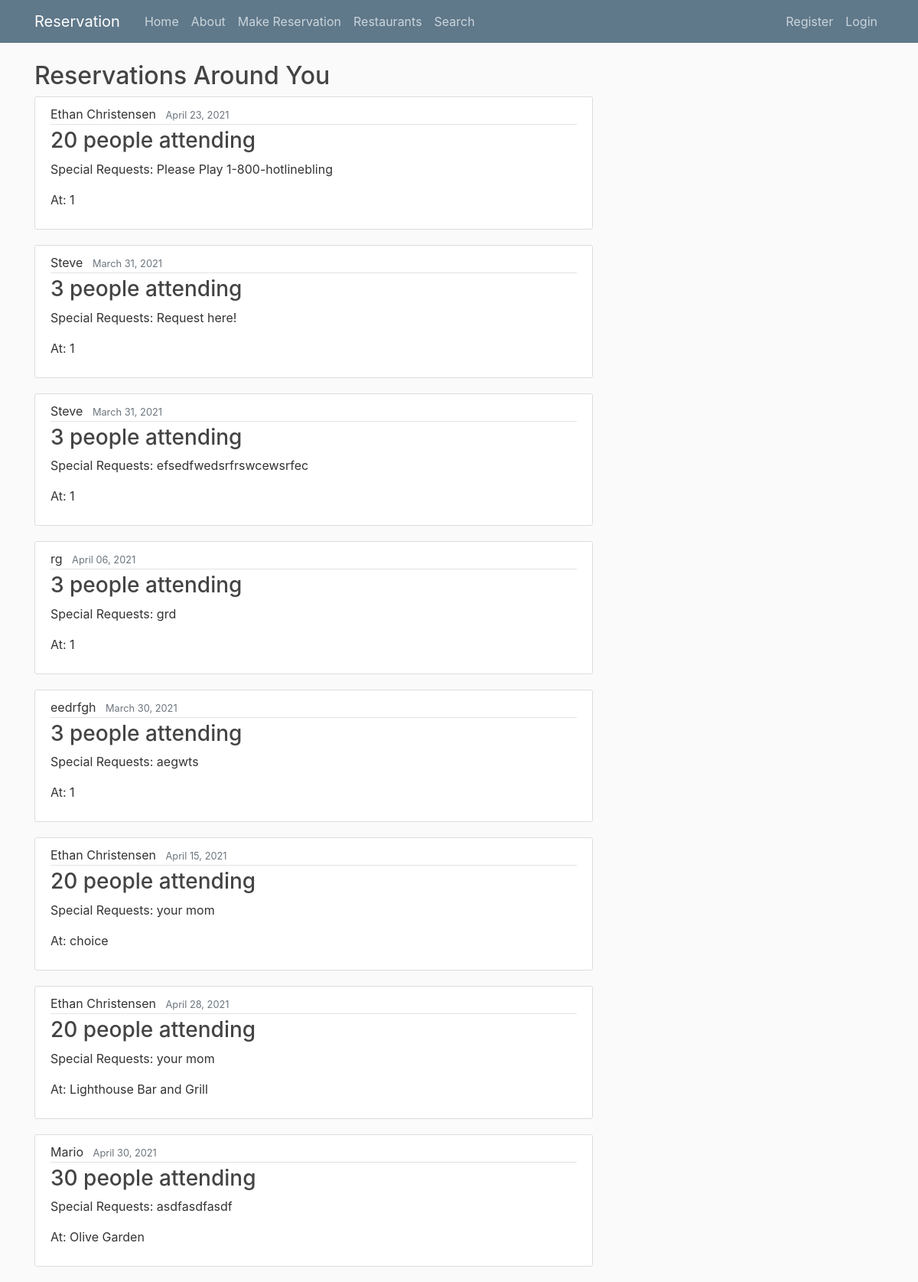
The page / on the database its author committed.
### reservation/models.py (models this page shows)
class Reservation(models.Model):
    reservationName = models.TextField()
    date = models.DateTimeField(default=timezone.now)
    peopleCount = models.IntegerField()
    boothTable = models.TextField()
    requests = models.TextField()
    user = models.TextField()
    restaurant = models.TextField()

### reservation/views.py (the view)
# urls.py: 2. Add a URL to urlpatterns:  path('', views.home, name='home')
def home(request):
    context = {
        'reservations': Reservation.objects.all()
    }
    return render(request, 'reservation/home.html', context)

### reservation/templates/reservation/home.html
{% extends "reservation/base.html" %}
{% block content%}
    <h2>Reservations Around You</h2>
    {% for reservation in reservations %}
        <article class="media content-section">
          <div class="media-body">
            <div class="article-metadata">
              <a class="mr-2" >{{ reservation.reservationName }}</a>
              <small class="text-muted">{{ reservation.date|date:"F d, Y" }}</small>
            </div>
            <h3><a class="article-title" >{{ reservation.peopleCount }} people attending</a></h3>
            <p class="article-content"> Special Requests: {{ reservation.requests }}</p>
              <p class="article-content">At: {{ reservation.restaurant }}</p>
          </div>
        </article>
    {% endfor %}
{% endblock content %}

### reservation/static/reservation/main.css (style rules this page uses)
body { background: #fafafa; color: #333333; margin-top: 5rem; }
h1, h2, h3, h4, h5, h6 { color: #444444; }
.content-section { background: #ffffff; padding: 10px 20px; border: 1px solid #dddddd; border-radius: 3px; margin-bottom: 20px; }
.article-title { color: #444444; }
.article-content { white-space: pre-line; }
.article-metadata { padding-bottom: 1px; margin-bottom: 4px; border-bottom: 1px solid #e3e3e3 }

### rows shown on the page
Reservation: reservationName "Ethan Christensen", date "April 23, 2021", peopleCount "20", requests "Please Play 1-800-hotlinebling", restaurant "1"
Reservation: reservationName "Steve", date "March 31, 2021", peopleCount "3", requests "Request here!", restaurant "1"
Reservation: reservationName "Steve", date "March 31, 2021", peopleCount "3", requests "efsedfwedsrfrswcewsrfec", restaurant "1"
Reservation: reservationName "rg", date "April 06, 2021", peopleCount "3", requests "grd", restaurant "1"
Reservation: reservationName "eedrfgh", date "March 30, 2021", peopleCount "3", requests "aegwts", restaurant "1"
Reservation: reservationName "Ethan Christensen", date "April 15, 2021", peopleCount "20", requests "your mom", restaurant "choice"
Reservation: reservationName "Ethan Christensen", date "April 28, 2021", peopleCount "20", requests "your mom", restaurant "Lighthouse Bar and Grill"
Reservation: reservationName "Mario", date "April 30, 2021", peopleCount "30", requests "asdfasdfasdf", restaurant "Olive Garden"
